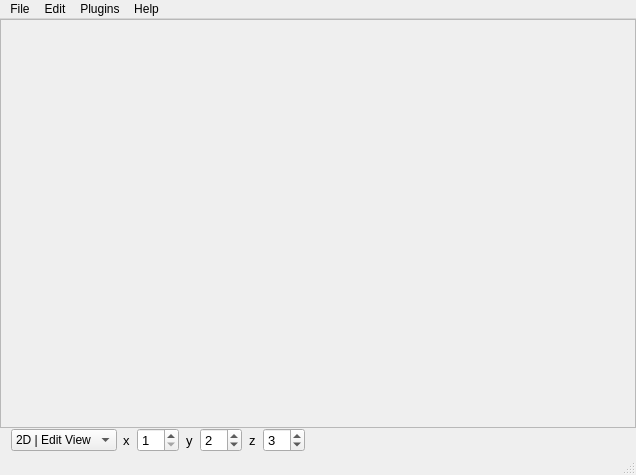
<?xml version="1.0" encoding="UTF-8"?>
<ui version="4.0">
 <class>MLDemosClass</class>
 <widget class="QMainWindow" name="MLDemosClass">
  <property name="geometry">
   <rect>
    <x>0</x>
    <y>0</y>
    <width>636</width>
    <height>475</height>
   </rect>
  </property>
  <property name="sizePolicy">
   <sizepolicy hsizetype="Preferred" vsizetype="Preferred">
    <horstretch>0</horstretch>
    <verstretch>0</verstretch>
   </sizepolicy>
  </property>
  <property name="windowTitle">
   <string>MLDemos</string>
  </property>
  <property name="toolButtonStyle">
   <enum>Qt::ToolButtonIconOnly</enum>
  </property>
  <property name="documentMode">
   <bool>false</bool>
  </property>
  <widget class="QWidget" name="centralWidget">
   <property name="sizePolicy">
    <sizepolicy hsizetype="Preferred" vsizetype="Preferred">
     <horstretch>0</horstretch>
     <verstretch>0</verstretch>
    </sizepolicy>
   </property>
   <layout class="QVBoxLayout" name="verticalLayout" stretch="2,0">
    <property name="spacing">
     <number>0</number>
    </property>
    <property name="leftMargin">
     <number>0</number>
    </property>
    <property name="topMargin">
     <number>0</number>
    </property>
    <property name="rightMargin">
     <number>0</number>
    </property>
    <property name="bottomMargin">
     <number>0</number>
    </property>
    <item>
     <widget class="QScrollArea" name="canvasArea">
      <property name="sizePolicy">
       <sizepolicy hsizetype="Preferred" vsizetype="Preferred">
        <horstretch>0</horstretch>
        <verstretch>0</verstretch>
       </sizepolicy>
      </property>
      <property name="widgetResizable">
       <bool>true</bool>
      </property>
      <widget class="QWidget" name="canvasWidget">
       <property name="geometry">
        <rect>
         <x>0</x>
         <y>0</y>
         <width>634</width>
         <height>395</height>
        </rect>
       </property>
       <property name="sizePolicy">
        <sizepolicy hsizetype="Preferred" vsizetype="Preferred">
         <horstretch>0</horstretch>
         <verstretch>0</verstretch>
        </sizepolicy>
       </property>
       <layout class="QVBoxLayout" name="verticalLayout_2"/>
      </widget>
     </widget>
    </item>
    <item>
     <widget class="QWidget" name="canvasControlsWidget" native="true">
      <layout class="QHBoxLayout" name="horizontalLayout" stretch="0,1,2">
       <property name="topMargin">
        <number>0</number>
       </property>
       <property name="bottomMargin">
        <number>0</number>
       </property>
       <item>
        <widget class="QComboBox" name="canvasTypeCombo">
         <item>
          <property name="text">
           <string>2D | Edit View</string>
          </property>
         </item>
         <item>
          <property name="text">
           <string>3D View</string>
          </property>
         </item>
         <item>
          <property name="text">
           <string>Visualizations</string>
          </property>
         </item>
        </widget>
       </item>
       <item>
        <widget class="QWidget" name="canvasAxesWidget" native="true">
         <layout class="QGridLayout" name="gridLayout" columnstretch="0,0,0,0,0,0">
          <property name="leftMargin">
           <number>0</number>
          </property>
          <property name="topMargin">
           <number>0</number>
          </property>
          <property name="rightMargin">
           <number>0</number>
          </property>
          <property name="bottomMargin">
           <number>0</number>
          </property>
          <property name="horizontalSpacing">
           <number>7</number>
          </property>
          <property name="verticalSpacing">
           <number>0</number>
          </property>
          <item row="1" column="5">
           <widget class="QSpinBox" name="canvasX3Spin">
            <property name="font">
             <font>
              <pointsize>10</pointsize>
             </font>
            </property>
            <property name="minimum">
             <number>0</number>
            </property>
            <property name="value">
             <number>3</number>
            </property>
           </widget>
          </item>
          <item row="1" column="2">
           <widget class="QLabel" name="canvasX2Label">
            <property name="font">
             <font>
              <pointsize>10</pointsize>
             </font>
            </property>
            <property name="text">
             <string>y</string>
            </property>
            <property name="alignment">
             <set>Qt::AlignLeading|Qt::AlignLeft|Qt::AlignVCenter</set>
            </property>
           </widget>
          </item>
          <item row="1" column="4">
           <widget class="QLabel" name="canvasX3Label">
            <property name="font">
             <font>
              <pointsize>10</pointsize>
             </font>
            </property>
            <property name="text">
             <string>z</string>
            </property>
            <property name="alignment">
             <set>Qt::AlignLeading|Qt::AlignLeft|Qt::AlignVCenter</set>
            </property>
           </widget>
          </item>
          <item row="1" column="3">
           <widget class="QSpinBox" name="canvasX2Spin">
            <property name="font">
             <font>
              <pointsize>10</pointsize>
             </font>
            </property>
            <property name="minimum">
             <number>1</number>
            </property>
            <property name="value">
             <number>2</number>
            </property>
           </widget>
          </item>
          <item row="1" column="1">
           <widget class="QSpinBox" name="canvasX1Spin">
            <property name="font">
             <font>
              <pointsize>10</pointsize>
             </font>
            </property>
            <property name="minimum">
             <number>1</number>
            </property>
           </widget>
          </item>
          <item row="1" column="0">
           <widget class="QLabel" name="canvasX1Label">
            <property name="font">
             <font>
              <pointsize>10</pointsize>
             </font>
            </property>
            <property name="text">
             <string>x</string>
            </property>
            <property name="alignment">
             <set>Qt::AlignLeading|Qt::AlignLeft|Qt::AlignVCenter</set>
            </property>
           </widget>
          </item>
         </layout>
        </widget>
       </item>
       <item>
        <widget class="QLabel" name="status">
         <property name="sizePolicy">
          <sizepolicy hsizetype="Preferred" vsizetype="Minimum">
           <horstretch>0</horstretch>
           <verstretch>0</verstretch>
          </sizepolicy>
         </property>
         <property name="minimumSize">
          <size>
           <width>0</width>
           <height>25</height>
          </size>
         </property>
         <property name="text">
          <string/>
         </property>
        </widget>
       </item>
      </layout>
     </widget>
    </item>
   </layout>
  </widget>
  <widget class="QMenuBar" name="menuBar">
   <property name="geometry">
    <rect>
     <x>0</x>
     <y>0</y>
     <width>636</width>
     <height>26</height>
    </rect>
   </property>
   <widget class="QMenu" name="menuFile">
    <property name="title">
     <string>File</string>
    </property>
    <widget class="QMenu" name="menuExport">
     <property name="title">
      <string>Export</string>
     </property>
     <addaction name="actionExport_SVG"/>
     <addaction name="actionExportOutput"/>
     <addaction name="actionExportAnimation"/>
    </widget>
    <widget class="QMenu" name="menuImport">
     <property name="title">
      <string>Import</string>
     </property>
     <addaction name="actionImportData"/>
     <addaction name="separator"/>
    </widget>
    <addaction name="actionNew"/>
    <addaction name="actionLoad"/>
    <addaction name="actionSave"/>
    <addaction name="actionClose"/>
    <addaction name="separator"/>
    <addaction name="menuImport"/>
    <addaction name="menuExport"/>
    <addaction name="separator"/>
    <addaction name="actionExit"/>
   </widget>
   <widget class="QMenu" name="menuData">
    <property name="title">
     <string>Edit</string>
    </property>
    <widget class="QMenu" name="menuDisplay_Options">
     <property name="title">
      <string>Toolbar Options</string>
     </property>
     <addaction name="actionShow_Toolbar"/>
     <addaction name="actionSmall_Icons"/>
    </widget>
    <addaction name="separator"/>
    <addaction name="actionGenerate_Data"/>
    <addaction name="actionClearModel"/>
    <addaction name="actionClearData"/>
    <addaction name="actionEditDataset"/>
    <addaction name="separator"/>
    <addaction name="menuDisplay_Options"/>
   </widget>
   <widget class="QMenu" name="menuPlugins">
    <property name="enabled">
     <bool>true</bool>
    </property>
    <property name="title">
     <string>Plugins</string>
    </property>
    <widget class="QMenu" name="menuInput_Output">
     <property name="title">
      <string>Input / Output</string>
     </property>
    </widget>
    <addaction name="menuInput_Output"/>
    <addaction name="separator"/>
    <addaction name="actionManage_Plugins"/>
   </widget>
   <widget class="QMenu" name="menuHelp">
    <property name="title">
     <string>Help</string>
    </property>
    <addaction name="actionAbout"/>
   </widget>
   <addaction name="menuFile"/>
   <addaction name="menuData"/>
   <addaction name="menuPlugins"/>
   <addaction name="menuHelp"/>
  </widget>
  <widget class="QStatusBar" name="statusBar"/>
  <action name="actionNew">
   <property name="text">
    <string>New</string>
   </property>
  </action>
  <action name="actionExit">
   <property name="text">
    <string>Exit</string>
   </property>
  </action>
  <action name="actionClearData">
   <property name="text">
    <string>Clear Data</string>
   </property>
  </action>
  <action name="actionSave">
   <property name="text">
    <string>Save</string>
   </property>
  </action>
  <action name="actionLoad">
   <property name="enabled">
    <bool>false</bool>
   </property>
   <property name="text">
    <string>Load</string>
   </property>
   <property name="visible">
    <bool>false</bool>
   </property>
  </action>
  <action name="actionClose">
   <property name="text">
    <string>Close</string>
   </property>
  </action>
  <action name="actionClassifiers">
   <property name="checkable">
    <bool>true</bool>
   </property>
   <property name="text">
    <string>Classification</string>
   </property>
  </action>
  <action name="actionRegression">
   <property name="checkable">
    <bool>true</bool>
   </property>
   <property name="text">
    <string>Regression</string>
   </property>
  </action>
  <action name="actionClustering">
   <property name="checkable">
    <bool>true</bool>
   </property>
   <property name="text">
    <string>Clustering</string>
   </property>
  </action>
  <action name="actionDrawSamples">
   <property name="checkable">
    <bool>true</bool>
   </property>
   <property name="text">
    <string>Draw Samples</string>
   </property>
  </action>
  <action name="actionProjections">
   <property name="checkable">
    <bool>true</bool>
   </property>
   <property name="text">
    <string>Projections</string>
   </property>
  </action>
  <action name="actionUndo">
   <property name="text">
    <string>Undo</string>
   </property>
  </action>
  <action name="actionRedo">
   <property name="text">
    <string>Redo</string>
   </property>
  </action>
  <action name="actionDisplayOptions">
   <property name="checkable">
    <bool>true</bool>
   </property>
   <property name="text">
    <string>Display Options</string>
   </property>
  </action>
  <action name="actionClearModel">
   <property name="text">
    <string>Clear Model</string>
   </property>
  </action>
  <action name="actionAbout">
   <property name="text">
    <string>About</string>
   </property>
  </action>
  <action name="actionExportOutput">
   <property name="enabled">
    <bool>true</bool>
   </property>
   <property name="text">
    <string>Output Data</string>
   </property>
   <property name="toolTip">
    <string>Export algorithm output for current samples</string>
   </property>
   <property name="statusTip">
    <string>Export algorithm output for current samples</string>
   </property>
  </action>
  <action name="actionExportAnimation">
   <property name="enabled">
    <bool>false</bool>
   </property>
   <property name="text">
    <string>Parameter Animation</string>
   </property>
   <property name="statusTip">
    <string>Export image sequence animating selected parameters</string>
   </property>
  </action>
  <action name="actionManage_Plugins">
   <property name="enabled">
    <bool>false</bool>
   </property>
   <property name="text">
    <string>Manage Plugins</string>
   </property>
  </action>
  <action name="actionAsd">
   <property name="text">
    <string>none</string>
   </property>
  </action>
  <action name="actionShow_Toolbar">
   <property name="checkable">
    <bool>true</bool>
   </property>
   <property name="checked">
    <bool>true</bool>
   </property>
   <property name="text">
    <string>Show Toolbar</string>
   </property>
  </action>
  <action name="actionSmall_Icons">
   <property name="checkable">
    <bool>true</bool>
   </property>
   <property name="checked">
    <bool>true</bool>
   </property>
   <property name="text">
    <string>Small Icons</string>
   </property>
  </action>
  <action name="actionExport_SVG">
   <property name="text">
    <string>Vector Image (SVG)</string>
   </property>
  </action>
  <action name="actionCSV">
   <property name="text">
    <string>Comma Separated Values</string>
   </property>
  </action>
  <action name="actionImportData">
   <property name="text">
    <string>Data (csv, txt,ml)</string>
   </property>
  </action>
  <action name="actionEditDataset">
   <property name="text">
    <string>Edit Dataset</string>
   </property>
   <property name="toolTip">
    <string>Shift dimensions by one dimension to the right</string>
   </property>
  </action>
  <action name="actionGenerate_Data">
   <property name="text">
    <string>Generate Data</string>
   </property>
  </action>
 </widget>
 <layoutdefault spacing="6" margin="11"/>
 <resources/>
 <connections/>
</ui>
